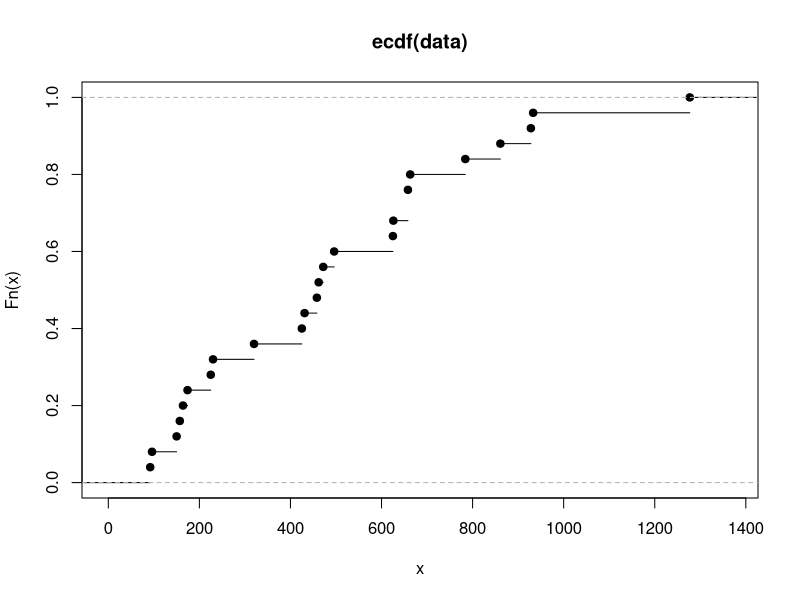
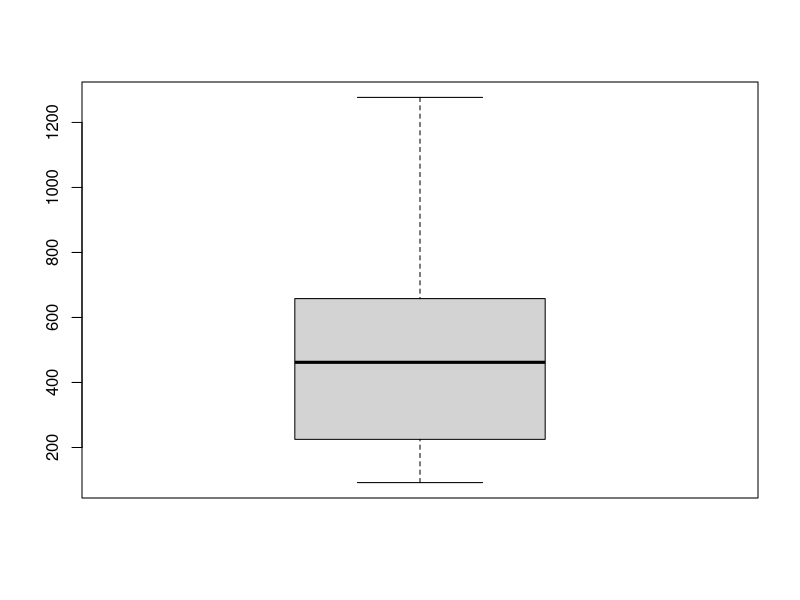
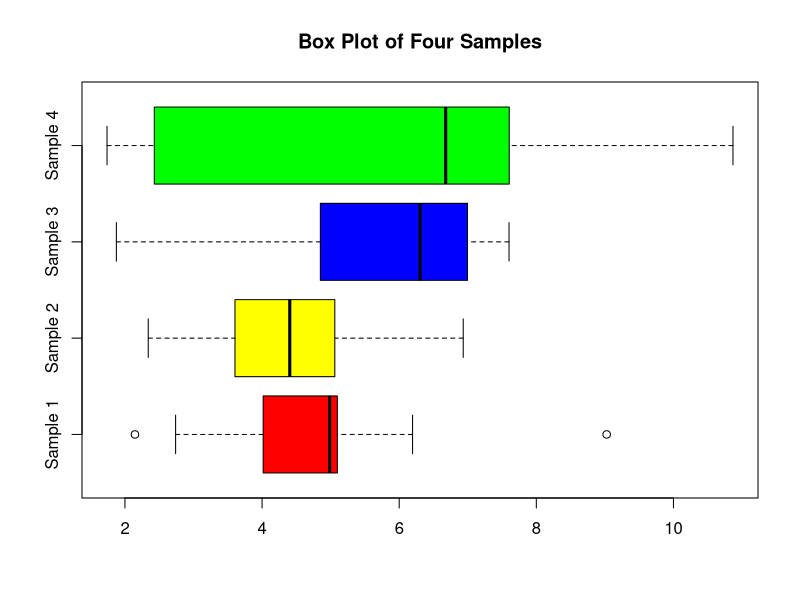
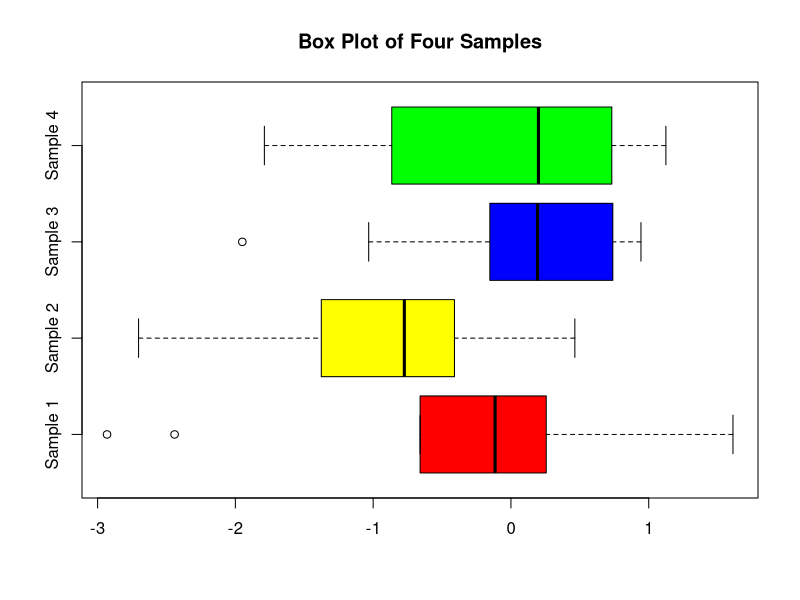

Generate these figures, in order, with R:
## ---- chunk 1
data<- c(462,425,164,784,625,472,658,658,663,928,92,230,96,626,1277,225,150,
         320,496,157,458,933,861,174,431)
# a) Empirical CDF
fn= ecdf(data)
plot(fn)
# b) Mean and Variance
m=mean(data)
m
v=var(data)
v
# c) Median and Interquantile Range
me=median(data)
me
quantile(fn)
# d) Ratio of IQR to square root of variance
# IQR= 658-225= 433
ratio= 433/sqrt(var(data))
ratio
# e) Box Plot
boxplot(data)

## ---- chunk 2
samp1<- c(5.098,2.739,2.146,5.006,4.016,9.026,4.965,5.016,6.195,4.523)
samp2<- c(4.627,5.061,2.787,4.181,3.617,3.605,6.036,4.745,2.340,6.934)
samp3<- c(3.021,6.173,7.602,6.250,1.875,6.996,4.850,6.661,6.360,7.052)
samp4<- c(7.390,5.666,6.616,7.868,2.428,6.740,7.605,10.868,1.739,1.996)
# a) Box Plot of All 4 Samples
boxplot(samp1,samp2,samp3,samp4,
        horizontal = TRUE,
        names= c("Sample 1","Sample 2","Sample 3","Sample 4"),
        col= c("red","yellow","blue","green"),
        main= "Box Plot of Four Samples")
# As median and variance is different in all 4 samples hence we can say that
# samples are not from same normal distribution.
# b) 

a = rnorm(40)
b = a[1:10]
c = a[11:20]
d = a[21:30]
e = a[31:40]
boxplot(b,c,d,e,
        horizontal = TRUE,
        names= c("Sample 1","Sample 2","Sample 3","Sample 4"),
        col= c("red","yellow","blue","green"),
        main= "Box Plot of Four Samples")
# We can see that median and variance is almost equal and if we increase
# size of sample values will be much more close as all samples are from
# same normal distribution.

